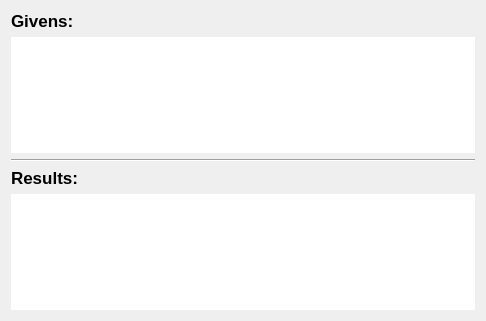
<?xml version="1.0" encoding="UTF-8"?>
<ui version="4.0">
 <class>InferenceRuleWidget</class>
 <widget class="QWidget" name="InferenceRuleWidget">
  <property name="geometry">
   <rect>
    <x>0</x>
    <y>0</y>
    <width>486</width>
    <height>321</height>
   </rect>
  </property>
  <property name="windowTitle">
   <string>Form</string>
  </property>
  <layout class="QGridLayout" name="gridLayout">
   <item row="3" column="0">
    <widget class="QLabel" name="label_2">
     <property name="font">
      <font>
       <pointsize>13</pointsize>
       <bold>true</bold>
      </font>
     </property>
     <property name="text">
      <string>Results:</string>
     </property>
    </widget>
   </item>
   <item row="2" column="0" colspan="2">
    <widget class="Line" name="line">
     <property name="orientation">
      <enum>Qt::Horizontal</enum>
     </property>
    </widget>
   </item>
   <item row="0" column="0">
    <widget class="QLabel" name="label">
     <property name="font">
      <font>
       <pointsize>13</pointsize>
       <bold>true</bold>
      </font>
     </property>
     <property name="text">
      <string>Givens:</string>
     </property>
    </widget>
   </item>
   <item row="1" column="0" colspan="2">
    <widget class="QListWidget" name="givensList">
     <property name="frameShape">
      <enum>QFrame::NoFrame</enum>
     </property>
     <property name="frameShadow">
      <enum>QFrame::Plain</enum>
     </property>
     <property name="flow">
      <enum>QListView::LeftToRight</enum>
     </property>
    </widget>
   </item>
   <item row="4" column="0" colspan="2">
    <widget class="QListWidget" name="resultsList">
     <property name="frameShape">
      <enum>QFrame::NoFrame</enum>
     </property>
     <property name="frameShadow">
      <enum>QFrame::Plain</enum>
     </property>
     <property name="flow">
      <enum>QListView::LeftToRight</enum>
     </property>
    </widget>
   </item>
  </layout>
 </widget>
 <resources/>
 <connections/>
</ui>
